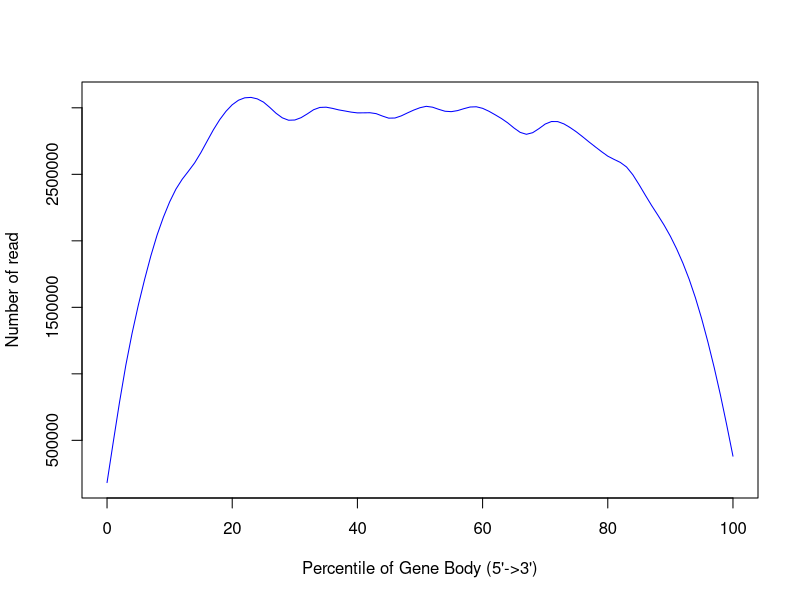

The R script that drew this image:
png('/rds/user/is460/hpc-work/muscle-rnaseq/ezbamqc/output/figs/srpk3_wt_ttnb_wt_4.geneBodyCoverage.png',width=500,height=500,units='px')
x=c(0,1,2,3,4,5,6,7,8,9,10,11,12,13,14,15,16,17,18,19,20,21,22,23,24,25,26,27,28,29,30,31,32,33,34,35,36,37,38,39,40,41,42,43,44,45,46,47,48,49,50,51,52,53,54,55,56,57,58,59,60,61,62,63,64,65,66,67,68,69,70,71,72,73,74,75,76,77,78,79,80,81,82,83,84,85,86,87,88,89,90,91,92,93,94,95,96,97,98,99,100)
y=c(175434,465783,795570,1101712,1311562,1498843,1689312,1903606,2051988,2173947,2271857,2413736,2495904,2490372,2556307,2680627,2732764,2849796,2922637,2957918,3035819,3056356,3066774,3094586,3047922,3065654,3016479,2946740,2907026,2905963,2905254,2922473,2933261,3013309,3015764,3017750,2974491,2975279,2995342,2962046,2948311,2954418,2972874,2986694,2941660,2891513,2904463,2954645,2968547,2974884,2992595,3031324,3031703,2968804,2960088,2971304,2962538,3003123,3008733,3021427,2998436,2970913,2937728,2920558,2899342,2877503,2787684,2775693,2810526,2829562,2895506,2926788,2893394,2871933,2845471,2823988,2783299,2733352,2711690,2680156,2628630,2568821,2614045,2586621,2501204,2409978,2343484,2244723,2191988,2133054,2032591,1936279,1832194,1711240,1579794,1417773,1227941,1049010,851241,625407,362591)
smoothsp = smooth.spline(x,y,spar=0.35)
plot(smoothsp,type="l",col="blue",xlab="Percentile of Gene Body (5'->3')",ylab="Number of read",xlim=c(0,100))
dev.state = dev.off()
